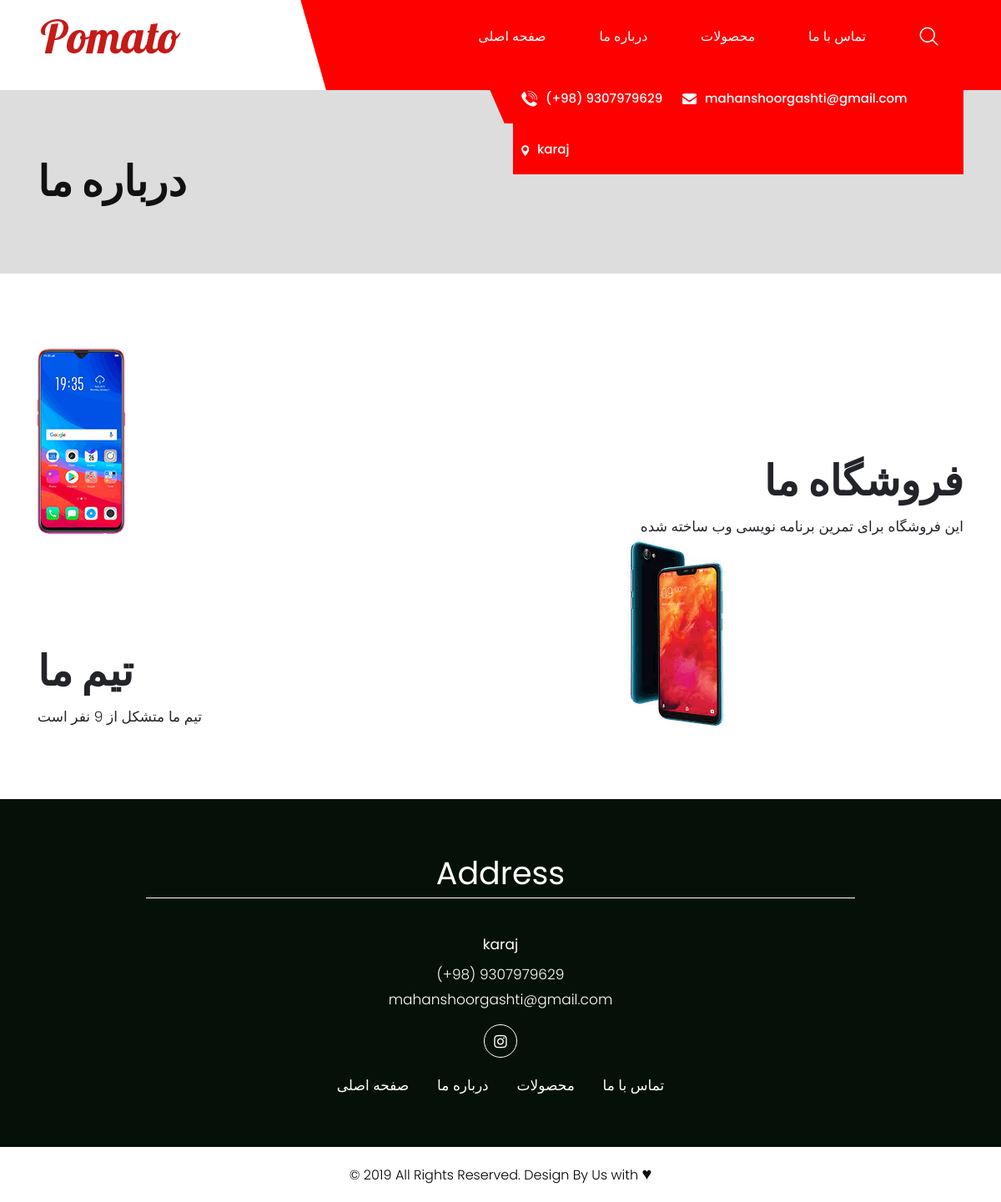
The page /about/ on the database its author committed.
### contact_us/models.py (models this page shows, shortened)
class AboutUs(models.Model):
    title1 = models.CharField("تیتر اول", max_length=50)
    information1 = models.TextField("بخش یک اطلاعات")
    pic1 = models.ImageField("عکس اول", upload_to="about/pics/", height_field=None, width_field=None, max_length=None)
    title2 = models.CharField("تیتر دوم", max_length=50)
    information2 = models.TextField("بخش دو اطلاعات")
    pic2 = models.ImageField("عکس دوم", upload_to="about/pics/", height_field=None, width_field=None, max_length=None)
    class Meta:
        verbose_name = "درباره ما"
        verbose_name_plural = "درباره ما"

### contact_us/views.py (the view)
# urls.py: path('about/', aboutus_page, name="about_page"),
def aboutus_page(request):
    query = AboutUs.objects.all().first()
    context = {
        "about": query,
        "title": "درباره ما"
    }
    return render(request, "about/about.html", context)

### about/templates/about/about.html (shortened to what this page needs)
{% extends 'parents/base.html' %}
{% load static %}
{% block title_header %}{{title}}{% endblock title_header %}
{% block content %}
{% include 'about/aboutp.html' %}
{% endblock content %}

### about/templates/about/aboutp.html
<div class="about">
    <div class="container">
        <div class="row">
            <div class="col-xl-5 col-lg-5 col-md-5 co-sm-l2">
                <div class="about_img">
                    <figure><img src="{{about.pic1.url}}" alt="img" /></figure>
                </div>
            </div>
            <div class="col-xl-7 col-lg-7 col-md-7 co-sm-l2">
                <div class="about_box">
                    <span>{{about.title1}}</span>
                    <p>{{about.information1}} </p>
                </div>
            </div>
            <div class="col-xl-7 col-lg-7 col-md-7 co-sm-l2">
                <div class="about_box_ ">
                    <span>{{about.title2}}</span>
                    <p>{{about.information2}} </p>
                </div>
            </div>
            <div class="col-xl-5 col-lg-5 col-md-5 co-sm-l2">
                <div class="about_img">
                    <figure><img src="{{about.pic2.url}}" alt="img" /></figure>
                </div>
            </div>
        </div>
    </div>
</div>

### static/shop/css/style.css (style rules this page uses)
* { box-sizing: border-box !important; transition: ease all 0.5s; }
html { scroll-behavior: smooth; }
body { color: #666666; font-size: 14px; font-family: poppins; line-height: 1.80857; font-weight: normal; overflow-x: hidden; }
*, *::after, *::before { -webkit-box-sizing: border-box; -moz-box-sizing: border-box; box-sizing: border-box; }
p { margin: 0px; font-weight: 300; font-size: 15px; line-height: 24px; }
img { max-width: 100%; height: auto; }
.about { padding-top: 90px ; padding-bottom: 84px ; background: url(../images/aboutbg.jpg); background-position-x: 0%; background-position-y: 0%; background-repeat: repeat; background-size: auto; background-repeat: no-repeat; background-size: 100% 100%; background-position: center center; }
.about .about_img figure { margin: 0px; }
.about .about_box { text-align: right; padding-top: 130px; }
.about .about_box span { font-weight: bold; font-size: 50px; line-height: 58px; color:#23242a; padding-bottom: 10px; display: block }
.about .about_box p { font-size: 17px; line-height: 30px; color: #23242a; }
.about_box_ span { font-weight: bold; font-size: 50px; line-height: 58px; color:#23242a; padding-bottom: 10px; display: block }
.about_box_ { text-align: left; padding-top: 130px; }
.about_box_ p { font-size: 17px; line-height: 30px; color: #23242a; }

### rows shown on the page
AboutUs: pic1 (picture), title1 "فروشگاه ما", information1 "این فروشگاه برای تمرین برنامه نویسی وب ساخته شده", title2 "تیم ما", information2 "تیم ما متشکل از 9 نفر است", pic2 (picture)

### other values the page prints
{{ title }} "درباره ما"
